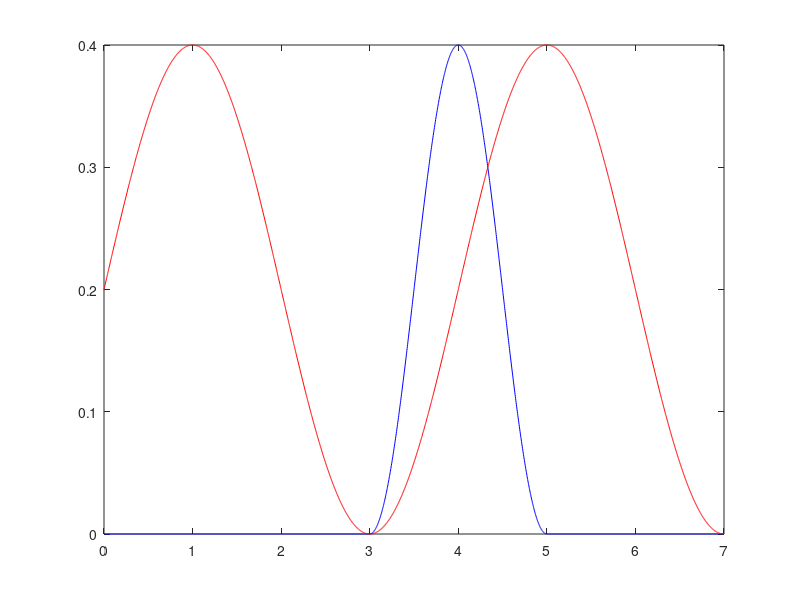

The MATLAB script that drew this image: (Note: this script raises an error after producing the figure.)
% fm_bbl_setup
clear
global dz w K Erate

% Constants
vk = 0.41;    % ( ) von Karman's const.
g = 9.81;     % (m/s) grav. accel.
rhow = 1025;  % (kg/m3) water density
mu = 1e-3;    % (whatevertheseare) molecular viscosity
nu = mu/rhow; % (m^2/s) kinematic viscosity
lat = 45;     % (degrees) latitude
Omega = 7.292115e-5; % Earth rotation rate (rad/s) Kantha & Clayson p.842
f = 2*Omega .* sin( lat*pi/180 ); % (1/s) Corliolis parameter

% User input
h = 12;    % total water depth (m)
dzz = .5;  % vertical

% Switches to enable/disable various processes
do_settle = 1
do_floc = 1
do_sand = 1
do_wibergK=1
do_altG=1
do_floc=1

% Sand characteristics
nps = 1;        % number of sand classes
rhoss = 2650;   % sand particle density
d50s = 0.15e-3; % sand median size(m)
tauc = 0.16 % critical stress for erosion (Pa)
wss = -0.012 % sand settling velocity (m/s)
E0 = 5e-6; % erosion-rate parameter (kg m2 s-1)
Cb = 0.6;  % bed fraction (1-porosity) ()
kN = 2.5*d50s; % Soulsby (1997) p. 48
zoc = kN/30;

% Floc population parameters
npmud = 15;
Dp = 4e-6;
nf = 2.2;
rhos = 2650;
f_clim = 0.001;

% For winterwerp equilibrium diameter
ka=20;
%kb=ka/(1.6429*1e-3);
kb=ka/(1.22*1.55*1e-3);
% Floc model parameters
l_ADS=0;
l_ASH=1;
l_COLLFRAG=0;
f_dmax=0.001500;
f_nb_frag=2.;
alpha=0.35;
beta=0.15;
f_ater=0.;
f_ero_frac=0.0;
f_ero_nbfrag=2.;
f_ero_iv=1;
f_mneg_param=0.00;
f_collfragparam=0.00;
dfragmax=0.00003;
epsilon = 1e-10;

% Floc population distribution
Df = logspace(log10(4e-6),log10(1500e-6),npmud)';
% Df=Df(7:end);
% np=length(Df);
rhof = rhow+(rhos-rhow)*(Dp./Df).^(3-nf);
volf = (pi/6.0)*Df.^3;
mass = volf.*(rhof-rhow);
wsf =  -g*(rhof-rhow).*Df.^2 ./(18.*0.001);

% Initialize bbl
zf = (0:dzz:h)';         % faces
dz = diff(zf);
zc = (dzz/2:dzz:h-dzz/2)'; % centers
nzc = length(zc);

% Initial mud concentration
massconc = 0.10*ones(nzc,npmud)./npmud; % g/l = kg/m3

%% Time series of forcing
Tc = 4*3600; % tidal current period
omegac = 2*pi/(Tc);
Ttot = 1.75*Tc; % (s) overall time interval for solution
%Ttot = .2*Tc; % short run
CFLt = dzz/abs(wss)
dt = 10; % (s) for calculations
dtint = fix(CFLt/2) % (s) dt for settling solution

t = 0:dt:Ttot;
nt = length(t);

Tw = 10; % wave period (s)
omegaw = 2*pi/Tw;

% steady forcing, then off
if(0)
   uc = 0.15*ones(size(t));
   uw = 0.4*ones(size(t));
   uw(t>(2*3600))=0; % shut off waves after 2 hours.
   uc(t>(2*3600))=0;
end

% time-dependent forcing
if(1)
   Te = 2*3600; % wave event period
   uc = 0.2+0.2* sin( omegac*t );
   te = 0:dt:Te;
   uwa = 0.4 % uw amplitude
   
   uwe = uwa/2+(uwa/2)*cos(te*2*pi/Te - pi)
   tes = .75*Tc;
   ies = find(t>=tes,1,'first')
   uw = zeros(size(t));
   uw(ies:ies+length(uwe)-1)=uwe;
   figure(3); clf; plot(t/3600,uw,'-b',t/3600,uc,'-r')
end
%% Exectute main program
fm_bbl_main
